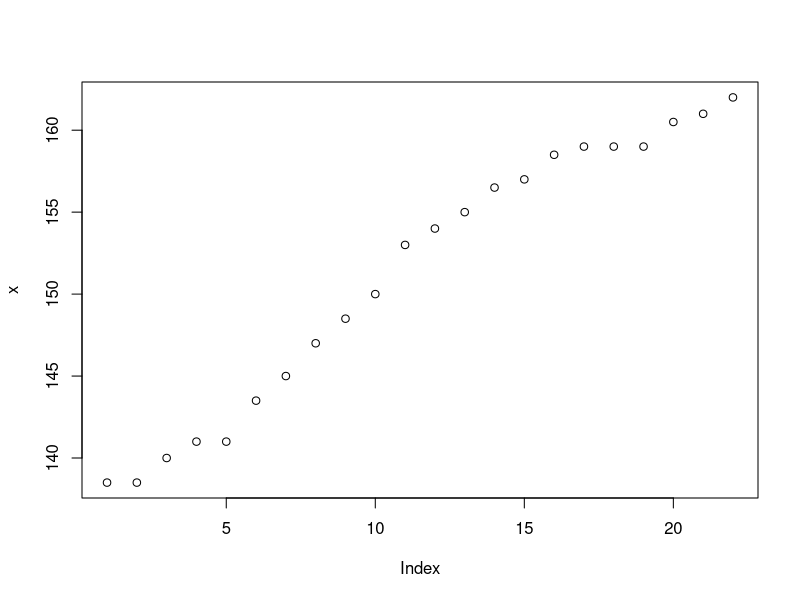
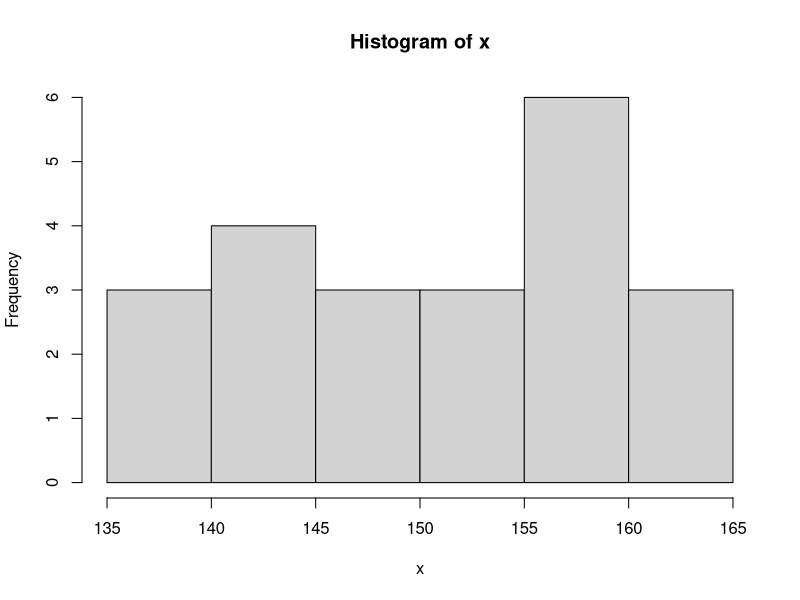
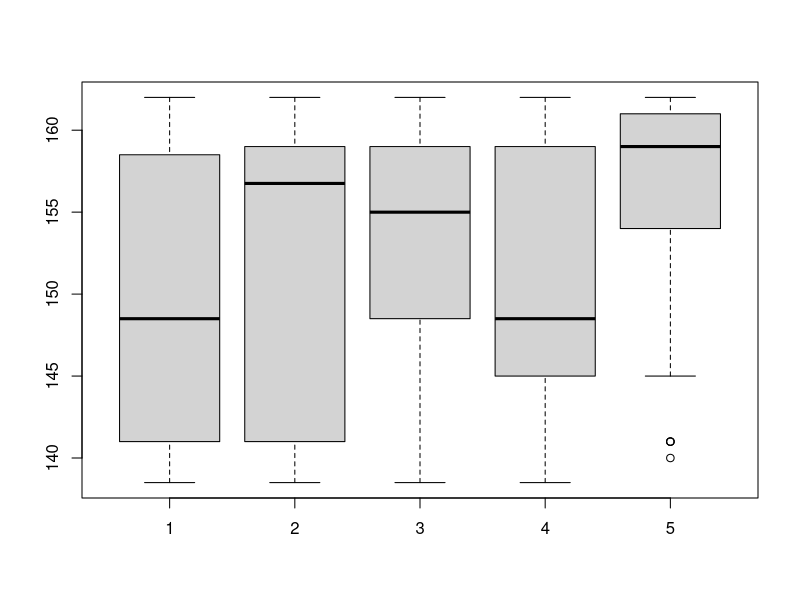

Source code (R) for these figures, in order: (Note: this script raises an error after producing the figures.)
#zadanie 4.
#(a) Zwizualizuj dane na wykresie.
x = c(138.5, 138.5, 140.0, 141.0, 141.0, 143.5, 145.0, 147.0, 148.5, 150.0, 153.0, 154.0,   155.0, 156.5, 157.0, 158.5, 159.0, 159.0, 159.0, 160.5, 161.0, 162.0)
plot(x)
hist(x)

#Czy wiemy z jakiego rozkładu pochodzą te dane? Czy na poziomie istotności 0.05 możemy twierdzić, że dane pochodzą z rozkładu normalnego?
shapiro.test(x) # dane nie pochodzą z r. norm.

#Wylosuj 5 prób bootstrapowych z danej próby, co możemy powiedzieć o ich rozkładzie?
resamples5 <- lapply(1:5, function(i) sample(x, replace = T))
#resamples5
for (i in resamples5) {print(shapiro.test(i))}
boxplot(resamples5)

#W oparciu o 100 prób bootstrapowych oszacuj średni wzrost.
resamples100 <- lapply(1:100, function(i) sample(x, replace = T))
#boxplot(resamples100)

r.mean <- sapply(resamples100, mean)
r.mean
mean(r.mean)

#W oparciu o próby bootstrapowe wylosowane w poprzednim kroku oszacuj błąd standardowy i obcążenia dla estymatora średniej z próby.
standard.error <- function(x) { #błąd std. wystarczy sd()
  sd(x)/sqrt(length(x))
}

mi <- mean(resamples100)
e.mean <- sapply(resamaples100, mean) #estymatory średnich
se <- standard.error(e.mean) #błąd std.
bias <- mean(e.mean) - mi #obciążenie estyamtora średniej


#Powtórz zadania z punktów (d) i (e) dla 200, 500, 1000 i 10000 prób bootsrapowych. 
#Czy precyzja oszacowania zależy od ilości prób bootstrapowych?
  
bootstrap <- function(X, n){ #X- wektor danych, n- liczba powtórzeń bootstrapowych
  mi <- mean(X)
  boot <- lapply(1:n, function(i) sample(X, replace = T))
  e.mean <- sapply(boot, mean)
  se <- standard.error(e.mean)
  bias <- mean(e.mean) - mi 
  structure(list("SE"=se, "obciążenie estymatora średniej"=bias))
}

bootstrap(x, 200)
bootstrap(x, 500)
bootstrap(x, 1000)
bootstrap(x, 10000)

#Oszacuj precyzję oszacowania mediany z próby w zależności od ilości prób bootstrapowych.

bootstrap_ES <- function(X, n, ES){ #X- wektor danych, n- liczba powtórzeń bootstrapowych, ES- estymator funkcji
  mi <- ES(X)
  boot <- lapply(1:n, function(i) sample(X, replace = T))
  e <- sapply(boot, ES)
  se <- standard.error(e)
  bias <- mean(e) - mi 
  structure(list("SE"=se, "obciążenie estymatora mediany"=bias))
}

bootstrap_ES(x, 200, median)
bootstrap_ES(x, 500, median)
bootstrap_ES(x, 1000, median)
bootstrap_ES(x, 10000, median)
